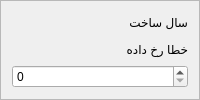
                   <widget class="QFrame" name="constructionYearFrame">
                    <property name="sizePolicy">
                     <sizepolicy hsizetype="Preferred" vsizetype="Preferred">
                      <horstretch>0</horstretch>
                      <verstretch>0</verstretch>
                     </sizepolicy>
                    </property>
                    <property name="frameShape">
                     <enum>QFrame::StyledPanel</enum>
                    </property>
                    <property name="frameShadow">
                     <enum>QFrame::Raised</enum>
                    </property>
                    <layout class="QVBoxLayout" name="verticalLayout_54">
                     <item>
                      <widget class="QLabel" name="constructionYearLbl">
                       <property name="styleSheet">
                        <string notr="true">label</string>
                       </property>
                       <property name="text">
                        <string>سال ساخت</string>
                       </property>
                       <property name="styleClass" stdset="0">
                        <string>form-label</string>
                       </property>
                      </widget>
                     </item>
                     <item>
                      <widget class="QLabel" name="constructionYearError">
                       <property name="text">
                        <string>خطا رخ داده</string>
                       </property>
                       <property name="styleClass" stdset="0">
                        <string>form-field-error</string>
                       </property>
                      </widget>
                     </item>
                     <item>
                      <widget class="QSpinBox" name="constructionYearInpt">
                       <property name="styleClass" stdset="0">
                        <string>form-field</string>
                       </property>
                      </widget>
                     </item>
                    </layout>
                   </widget>
